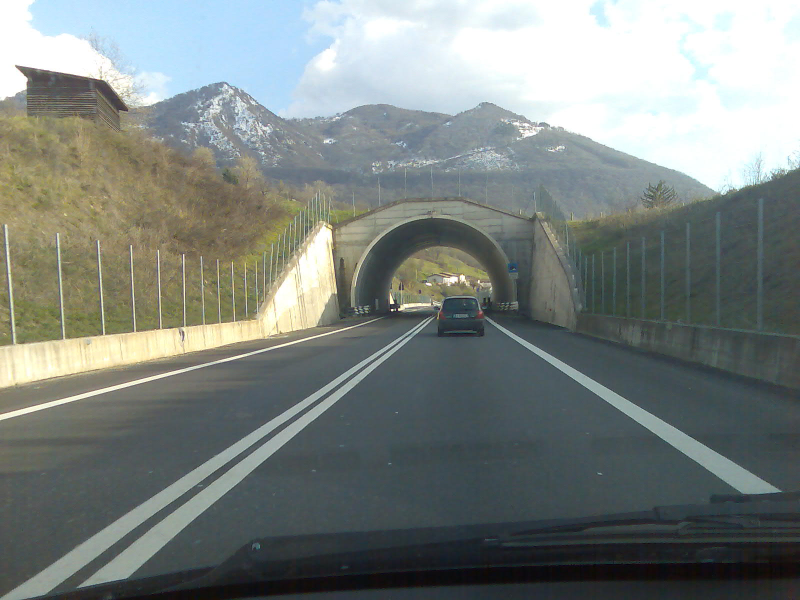
#> input picture lesson_4/data/dashcam.jpg, 1600 x 1200 px (shown at 1/2 size)
$ jupyter execute Homework.ipynb   (text cells are left out)
#> lines starting #> are read from the running program, lines starting #| are printed output that depends on the picture; after the words box and inside, x2 and y2 are one past the last pixel; in counts of white or black regions, pixels touching at a corner belong together; long printed decimals are rounded; pictures that were not available may be replaced by others from this repository, and a replacement may not be noted
[cell 1]
import cv2
import math
import numpy as np
from matplotlib import pyplot as plt
plt.rcParams['figure.figsize'] = [15, 10]

[cell 2]
img = cv2.imread('../data/dashcam.jpg')
#> img is the input picture: shape (1200, 1600, 3); mean B, G, R 127.8, 131.2, 124.1
img = cv2.cvtColor(img, cv2.COLOR_BGR2RGB)
img = cv2.resize(img, None, fx=0.5, fy=0.5)
#> img: shape (600, 800, 3)
plt.imshow(img)

[cell 3]
# Convert image to gray scale
gray = cv2.cvtColor(img, cv2.COLOR_RGB2GRAY)

[cell 4]
# Obtain edge map
# Hint: you can use Canny edge detector with th_low = 100, th_high = 150
edges = cv2.Canny(gray, threshold1=100, threshold2=150)
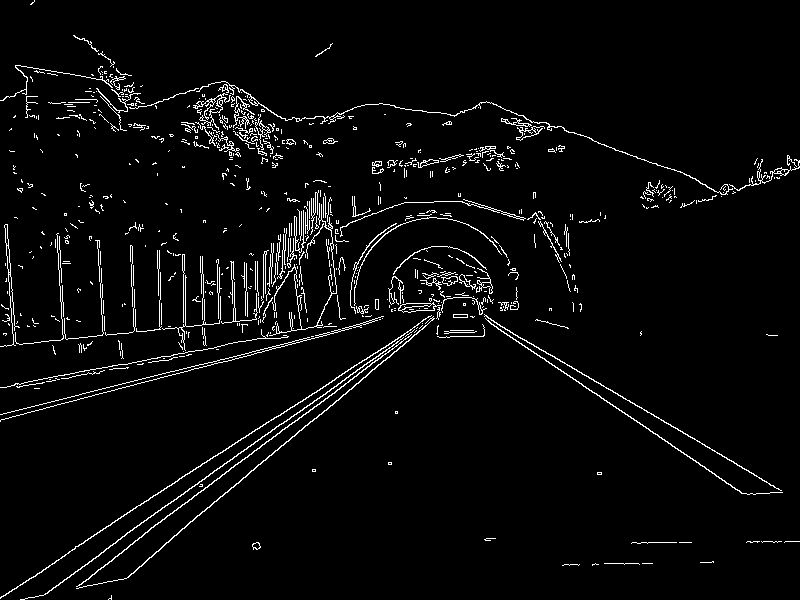
#> edges: shape (600, 800); 3.7% white in thin lines or dots

# We are only interseted in the road so we will remove everything above the horizon
edges[0:350] = 0
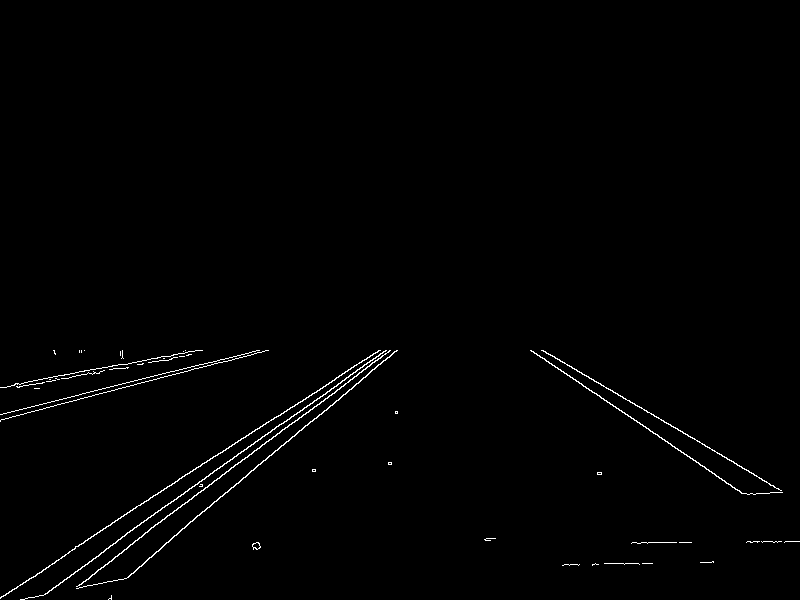
#> edges: shape (600, 800); 0.9% white in thin lines or dots, all inside (x1, y1, x2, y2) = (0, 350, 800, 600)

[cell 5]
# Let's plot the images
plt.subplot(121), plt.imshow(img), plt.title('Original')
plt.subplot(122), plt.imshow(edges, cmap='gray'), plt.title('Edge map')

[cell 6]
# Apply Hough transform to parametrize the lines
# Hint 1: Offset resolution of 2 pixels and slope resolution of 2 degrees work well in this case
# Hint 2: A suitable value for the accumulator threshold is 190
lines = cv2.HoughLines(edges, rho=2, theta=2*np.pi/180, threshold=190)
#> lines = [[522, 0.873], [506, 0.942], [510, 0.908], [496, 0.977], [-6, 2.16], [402, 1.33], [514, 0.942], [500, 1.01], [32, 2.09], [512, 0.977]]
# lines = cv2.HoughLines(edges, rho=1, theta=1*np.pi/180, threshold=190)
# Let's get rid of the unnecessary dimension
lines = lines[:, 0, :]
print(lines.shape, lines)
#| (10, 2) [[522.           0.8727]
#|  [506.           0.9425]
#|  [510.           0.9076 ]
#|  [496.           0.9774 ]
#|  [ -6.           2.164 ]
#|  [402.           1.326 ]
#|  [514.           0.9425]
#|  [500.           1.012  ]
#|  [ 32.           2.094 ]
#|  [512.           0.9774 ]]

[cell 7]
# Plot the resulting Hough lines
result = np.copy(img)

for line in lines:
    rho = line[0]
    theta = line[1]
    print(rho, theta)

    a = math.cos(theta)
    b = math.sin(theta)


    x0 = a * rho
    y0 = b * rho

    pt1 = (int(x0 + 1000*(-b)), int(y0 + 1000*(a)))
    pt2 = (int(x0 - 1000*(-b)), int(y0 - 1000*(a)))

    cv2.line(result, pt1, pt2, 255, 1, cv2.LINE_AA)
#> this loop made 10 passes
#> (rho, theta, a, b, x0, y0, pt1, pt2) on passes 1 to 10: (522, 0.873, 0.643, 0.766, 335.5, 399.9, (-430, 1042), (1101, -242)), (506, 0.942, 0.588, 0.809, 297.4, 409.4, (-511, 997), (1106, -178)), (510, 0.908, 0.616, 0.788, 314, 401.9, (-474, 1017), (1101, -213)), (496, 0.977, 0.559, 0.829, 277.4, 411.2, (-551, 970), (1106, -147)), (-6, 2.16, -0.559, 0.829, 3.36, -4.97, (-825, -564), (832, 554)), (402, 1.33, 0.242, 0.97, 97.25, 390.1, (-873, 631), (1067, 148)), (514, 0.942, 0.588, 0.809, 302.1, 415.8, (-506, 1003), (1111, -171)), (500, 1.01, 0.53, 0.848, 265, 424, (-583, 953), (1113, -105)), (32, 2.09, -0.5, 0.866, -16, 27.71, (-882, -472), (850, 527)), (512, 0.977, 0.559, 0.829, 286.3, 424.5, (-542, 983), (1115, -134))
#| 522.0 0.8727
#| 506.0 0.9425
#| 510.0 0.9076
#| 496.0 0.9774
#| -6.0 2.164
#| 402.0 1.326
#| 514.0 0.9425
#| 500.0 1.012
#> (further printed lines are left out)
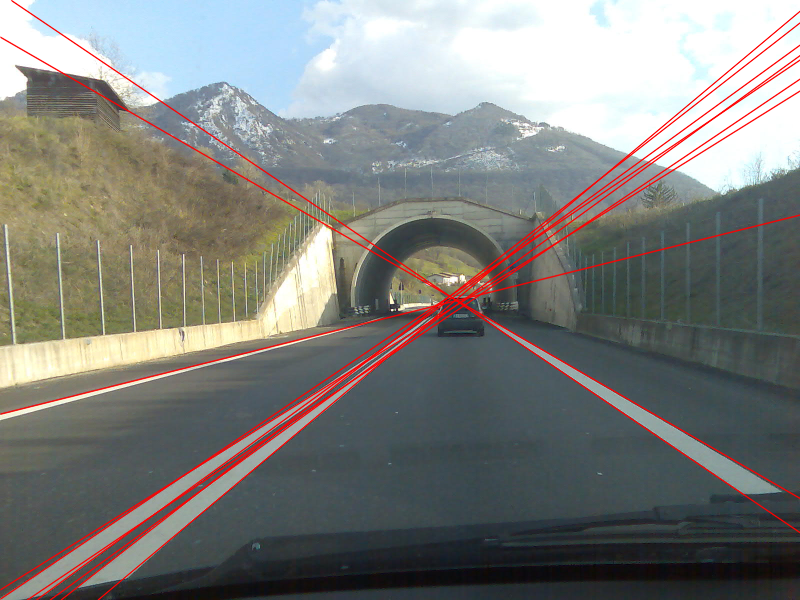
#> result: shape (600, 800, 3); mean R, G, B 127.1, 128, 124.7

plt.subplot(121), plt.imshow(edges, cmap='gray'), plt.title('Edge map')
plt.subplot(122), plt.imshow(result, cmap='gray'), plt.title('Hough lines')

[cell 8]
# Filter out all lines that are approximately horizontal (+/- 20 degrees).
filtered_lines = []
for line in lines:
    # Extract theta for current line (remember Hough works with radians)
    delta_hor = 20*np.pi/180
    theta = line[1]
    # Keep line if theta is not horizontal
    if abs(theta - 90*np.pi/180) > delta_hor:
        filtered_lines.append(line)
#> this loop made 10 passes
#> (line, theta) on passes 1 to 10: ([522, 0.873], 0.873), ([506, 0.942], 0.942), ([510, 0.908], 0.908), ([496, 0.977], 0.977), ([-6, 2.16], 2.16), ([402, 1.33], 1.33), ([514, 0.942], 0.942), ([500, 1.01], 1.01), ([32, 2.09], 2.09), ([512, 0.977], 0.977)
#> after the loop, filtered_lines = [[522, 0.873], [506, 0.942], [510, 0.908], [496, 0.977], [-6, 2.16], [514, 0.942], [500, 1.01], [32, 2.09], [512, 0.977]]

[cell 9]
# Let's plot the resulting filtered lines
result = np.copy(img)

for line in filtered_lines:
    rho = line[0]
    theta = line[1]
    a = math.cos(theta)
    b = math.sin(theta)

    x0 = a * rho
    y0 = b * rho

    pt1 = (int(x0 + 1000*(-b)), int(y0 + 1000*(a)))
    pt2 = (int(x0 - 1000*(-b)), int(y0 - 1000*(a)))

    cv2.line(result, pt1, pt2, 255, 1, cv2.LINE_AA)
#> this loop made 9 passes
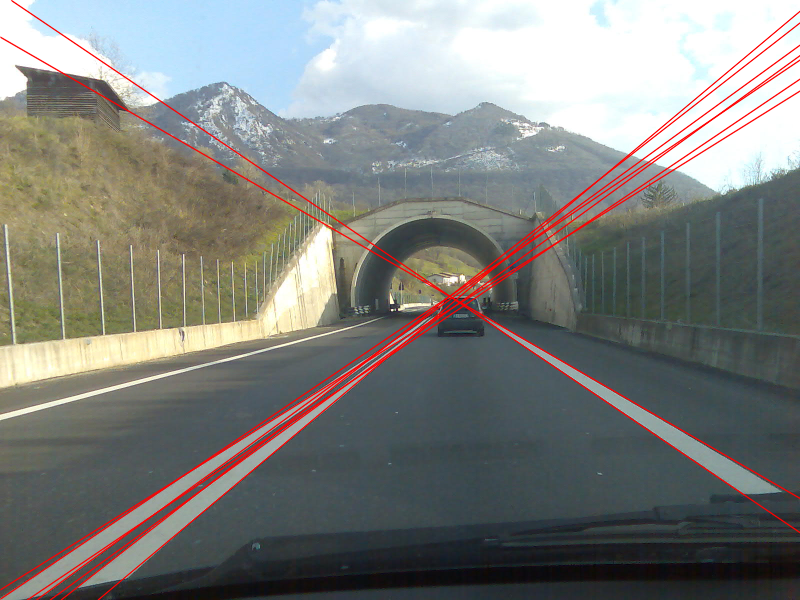
#> result: shape (600, 800, 3); mean R, G, B 126.8, 128.2, 124.9

plt.subplot(121), plt.imshow(edges, cmap='gray'), plt.title('Edge map')
plt.subplot(122), plt.imshow(result, cmap='gray'), plt.title('Hough lines')

[cell 10]
# We will apply k-means clustering to refine the detected lines.
# Don't worry, we will learn about the clustering later in the course :-)
from sklearn.cluster import KMeans
kmeans = KMeans(n_clusters=6).fit(filtered_lines)
kmeans.cluster_centers_
#> Out = [[-6, 2.16], [512, 0.942], [32, 2.09], [498, 0.995], [506, 0.942], [522, 0.873]]

[cell 11]
# Again, let's plot the resulting filtered lines
result = np.copy(img)

for line in kmeans.cluster_centers_:
    rho = line[0]
    theta = line[1]
    a = math.cos(theta)
    b = math.sin(theta)

    x0 = a * rho
    y0 = b * rho

    pt1 = (int(x0 + 1000*(-b)), int(y0 + 1000*(a)))
    pt2 = (int(x0 - 1000*(-b)), int(y0 - 1000*(a)))

    cv2.line(result, pt1, pt2, 255, 1, cv2.LINE_AA)
#> this loop made 6 passes
#> (rho, theta, a, b, x0, y0, pt1, pt2) on passes 1 to 6: (-6, 2.16, -0.559, 0.829, 3.36, -4.97, (-825, -564), (832, 554)), (512, 0.942, 0.588, 0.809, 300.9, 414.2, (-508, 1002), (1109, -173)), (32, 2.09, -0.5, 0.866, -16, 27.71, (-882, -472), (850, 527)), (498, 0.995, 0.545, 0.839, 271.2, 417.7, (-567, 962), (1109, -126)), (506, 0.942, 0.588, 0.809, 297.4, 409.4, (-511, 997), (1106, -178)), (522, 0.873, 0.643, 0.766, 335.5, 399.9, (-430, 1042), (1101, -242))
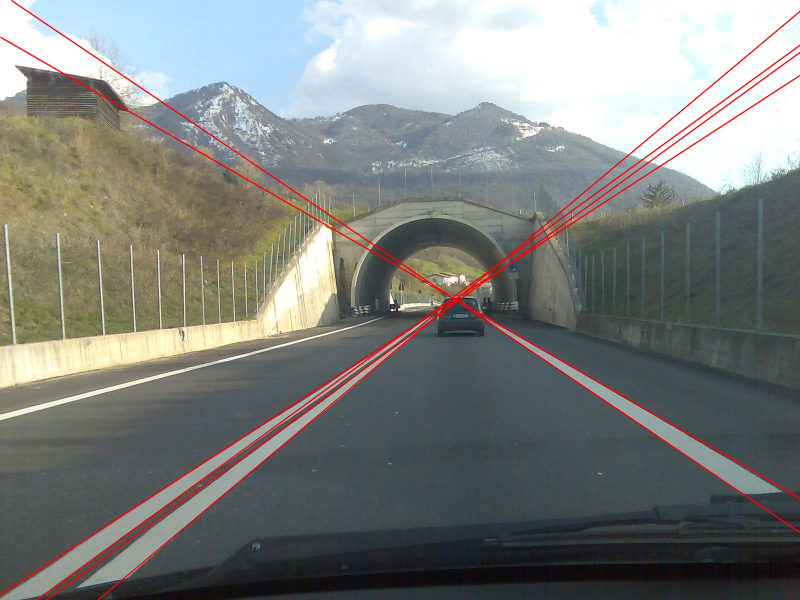
#> result: shape (600, 800, 3); mean R, G, B 126.1, 129.2, 125.9

plt.subplot(121), plt.imshow(edges, cmap='gray'), plt.title('Edge map')
plt.subplot(122), plt.imshow(result, cmap='gray'), plt.title('Hough lines')

[cell 12]
### JUST CODE FOR WORK WITH VIDEO ###

[cell 13]
from ipywidgets import Video
from IPython.display import display
import cv2
import math

# Function rho, theta => point1, point2
def get_line_points_from(rho, theta):
    a = math.cos(theta)
    b = math.sin(theta)

    x0 = a * rho
    y0 = b * rho

    pt1 = (int(x0 + 1000*(-b)), int(y0 + 1000*(a)))
    pt2 = (int(x0 - 1000*(-b)), int(y0 - 1000*(a)))
    return pt1, pt2

def get_filtered_lines(lines, delta_angle_grad=20):
    filtered_lines = []
    for line in lines:
        # Extract theta for current line (remember Hough works with radians)
        delta_hor = delta_angle_grad * np.pi/180
        theta = line[1]
        # Keep line if theta is not horizontal
        if abs(theta - 90*np.pi/180) > delta_hor:
            filtered_lines.append(line)
    return filtered_lines

# Function to draw on frames
def draw_on_frame(frame,half_frame = 360):
    # Convert image to gray scale
    gray = cv2.cvtColor(frame, cv2.COLOR_RGB2GRAY)
    # Hint: you can use Canny edge detector with th_low = 100, th_high = 150
    edges = cv2.Canny(gray, threshold1=100, threshold2=150)
    # We are only interseted in the road so we will remove everything above the horizon
    edges[0:half_frame] = 0
    lines = cv2.HoughLines(edges, rho=2, theta=2*np.pi/180, threshold=190)
    # lines = cv2.HoughLines(edges, rho=1, theta=1*np.pi/180, threshold=190)
    # Let's get rid of the unnecessary dimension
    lines = lines[:, 0, :]

    # Filter out all lines that are approximately horizontal (+/- 20 degrees).
    filtered_lines =  get_filtered_lines(lines, delta_angle_grad=20)

    for line in filtered_lines:
        rho, theta = line[0], line[1]
        pt1, pt2 = get_line_points_from(rho, theta)
        cv2.line(frame, pt1, pt2,(255, 0, 0)) #, color, thickness)
    return frame

# Open the original video
cap = cv2.VideoCapture('../data/output.mp4')

# Get video properties
fps = cap.get(cv2.CAP_PROP_FPS)
#> fps = 30
width = int(cap.get(cv2.CAP_PROP_FRAME_WIDTH))
#> width = 750
height = int(cap.get(cv2.CAP_PROP_FRAME_HEIGHT))
#> height = 450
fourcc = cv2.VideoWriter_fourcc(*'mp4v')  # Define the codec
#> fourcc = 1983148141

# Create a VideoWriter object to write the video
out = cv2.VideoWriter('../data/output_modified.mp4', fourcc, fps, (width, height))

# Process the video frames
while cap.isOpened():
    ret, frame = cap.read()
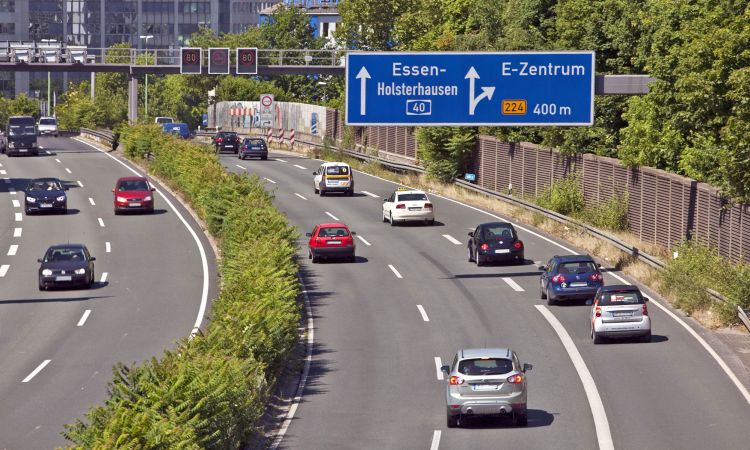
#> input picture lesson_4/data/autobahn.jpg, 750 x 450 px, given in place of output.mp4, which was not available
#> frame is the input picture: shape (450, 750, 3); mean B, G, R 106.5, 117.1, 121.6
    if not ret:
        break
    # Draw on frame
    frame = draw_on_frame(frame,height//2)
#> in draw_on_frame, `gray = cv2.cvtColor(frame, cv2.COLOR_RGB2GRAY)`:
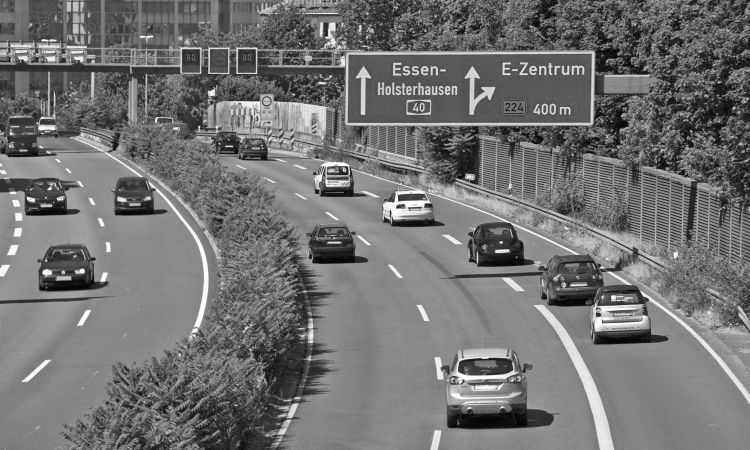
#> gray: shape (450, 750); min 0, max 255, mean 114.4
#> in draw_on_frame, `edges = cv2.Canny(gray, threshold1=100, threshold2=150)`:
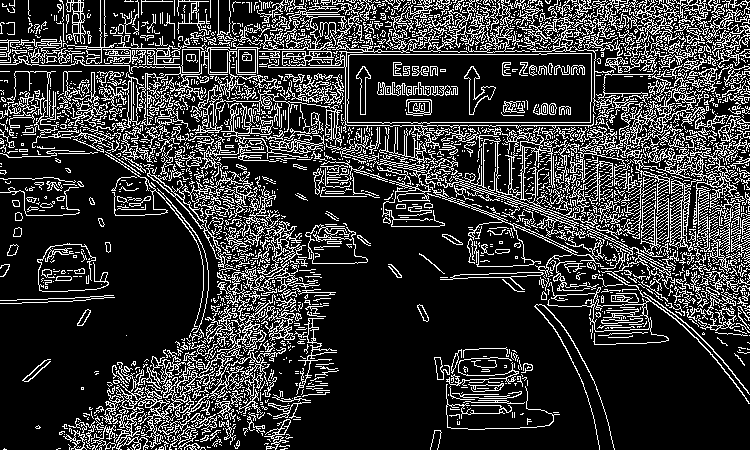
#> edges: shape (450, 750); 20.7% white in thin lines or dots
#> in draw_on_frame, `edges[0:half_frame] = 0`:
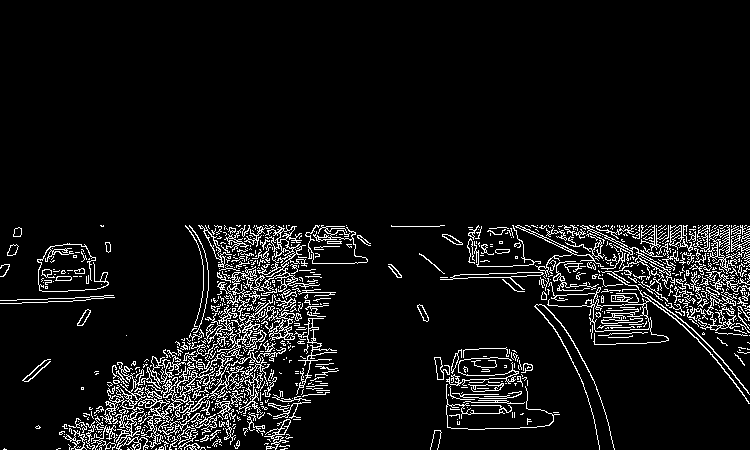
#> edges: shape (450, 750); 7% white in thin lines or dots, all inside (x1, y1, x2, y2) = (0, 225, 750, 450)
#> in draw_on_frame, `lines = cv2.HoughLines(edges, rho=2, theta=2*np.pi/180, threshold=190)`: lines = 323 rows, first 8: [226, 1.57], [276, 1.57], [452, 1.36], [250, 1.54], [442, 1.29], [422, 1.29], [448, 1.26], [444, 1.26]
#> in draw_on_frame, `lines = lines[:, 0, :]`: lines = 323 pairs, first value 124 to 608, second value 0 to 1.92
#> the loop in get_filtered_lines, `for line in lines:` made 323 passes
#> (line, theta) on passes 1 to 3: ([226, 1.57], 1.57), ([276, 1.57], 1.57), ([452, 1.36], 1.36)
#> after the loop in get_filtered_lines, `for line in lines:`: filtered_lines = 162 pairs, first value 208 to 608, second value 0 to 1.22
#> the loop in draw_on_frame, `for line in filtered_lines:` made 162 passes
#> line on passes 29 to 31: [412, 1.12], [412, 0.942], [416, 0.942]
#> after the loop in draw_on_frame, `for line in filtered_lines:`:
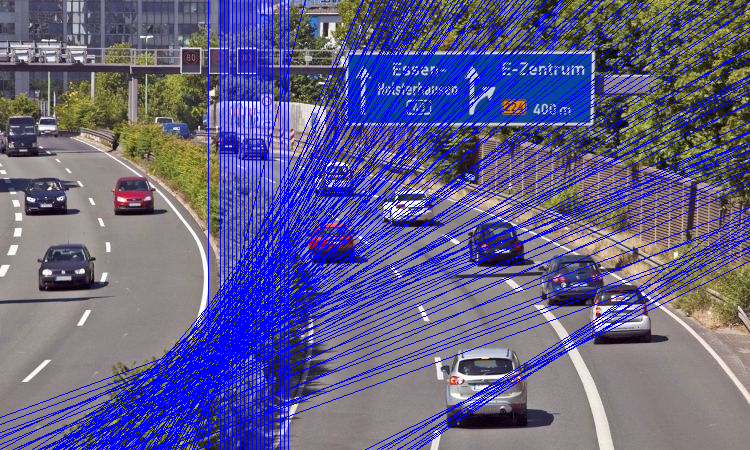
#> frame: shape (450, 750, 3); 19.01% of pixels changed, all inside (x1, y1, x2, y2) = (0, 0, 750, 450)
    # Write the frame to the output video
    out.write(frame)


# Release resources
cap.release()
out.release()

# Display the modified video in Jupyter Lab
video_widget = Video.from_file('../data/output_modified.mp4')
display(video_widget)
